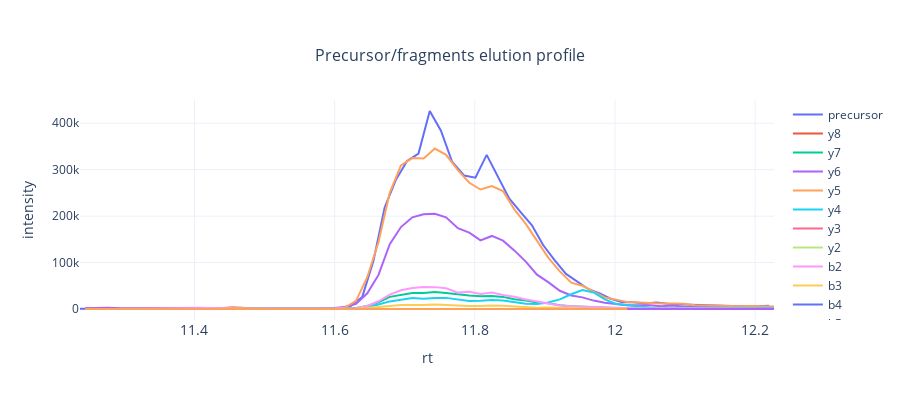

Notebook source saved alongside this figure:
### Code cell
plot_elution_profile(
    bruker_raw_data, 
    peptide_info,
    title='Precursor/fragments elution profile'
).show(config=utils.config)

### Figure 1 — Plotly figure (JSON) as saved in the notebook; plotly's stock layout.template omitted (floating-point values rounded to 4 significant figures)
{"data": [{"hovertemplate": "<b>%{text}:</b> %{x};<br><b>Intensity:</b> %{y}.", "mode": "lines", "name": "precursor", "text": ["RT, min", "RT, min", "RT, min", "RT, min", "RT, min", "RT, min", "RT, min", "RT, min", "RT, min", "RT, min", "RT, min", "RT, min", "RT, min", "RT, min", "RT, min", "RT, min", "RT, min", "RT, min", "RT, min", "RT, min", "RT, min", "RT, min", "RT, min", "RT, min", "RT, min", "RT, min", "RT, min", "RT, min", "RT, min", "RT, min", "RT, min", "RT, min", "RT, min", "RT, min", "RT, min", "RT, min", "RT, min", "RT, min", "RT, min", "RT, min", "RT, min", "RT, min", "RT, min", "RT, min", "RT, min", "RT, min", "RT, min", "RT, min", "RT, min", "RT, min", "RT, min", "RT, min", "RT, min", "RT, min", "RT, min", "RT, min", "RT, min", "RT, min", "RT, min", "RT, min", "RT, min", "RT, min"], "type": "scatter", "x": [11.24, 11.25, 11.27, 11.29, 11.3, 11.32, 11.33, 11.35, 11.37, 11.38, 11.4, 11.41, 11.43, 11.45, 11.46, 11.48, 11.49, 11.51, 11.53, 11.54, 11.56, 11.58, 11.59, 11.61, 11.62, 11.64, 11.66, 11.67, 11.69, 11.7, 11.72, 11.74, 11.75, 11.77, 11.78, 11.8, 11.82, 11.83, 11.85, 11.87, 11.88, 11.9, 11.91, 11.93, 11.95, 11.96, 11.98, 11.99, 12.01, 12.03, 12.04, 12.06, 12.08, 12.09, 12.11, 12.12, 12.14, 12.16, 12.17, 12.19, 12.2, 12.22], "y": [476, 839, 425, 485, 379, 760, 757, 1149, 760, 1132, 1468, 1227, 1340, 1351, 972, 1069, 732, 943, 625, 1323, 773, 1794, 1840, 1681, 6807, 25605, 103592, 218612, 278187, 318892, 334775, 426410, 383960, 316543, 287558, 282681, 331876, 284257, 237995, 209173, 180146, 137709, 105633, 75639, 58567, 42616, 33403, 21890, 14395, 14393, 11899, 14007, 11554, 11211, 9326, 8486, 7779, 6149, 5419, 5206, 6134, 6971]}, {"hovertemplate": "<b>%{text}:</b> %{x};<br><b>Intensity:</b> %{y}.", "mode": "lines", "name": "y8", "text": ["RT, min", "RT, min", "RT, min", "RT, min", "RT, min", "RT, min", "RT, min", "RT, min", "RT, min", "RT, min", "RT, min", "RT, min", "RT, min", "RT, min", "RT, min", "RT, min", "RT, min", "RT, min", "RT, min", "RT, min"], "type": "scatter", "x": [11.28, 11.29, 11.33, 11.55, 11.6, 11.66, 11.68, 11.71, 11.73, 11.76, 11.78, 11.79, 11.81, 11.82, 11.9, 12.05, 12.1, 12.11, 12.16, 12.23], "y": [70, 39, 44, 11, 51, 60, 10, 74, 74, 105, 63, 154, 53, 28, 63, 32, 28, 18, 10, 9]}, {"hovertemplate": "<b>%{text}:</b> %{x};<br><b>Intensity:</b> %{y}.", "mode": "lines", "name": "y7", "text": ["RT, min", "RT, min", "RT, min", "RT, min", "RT, min", "RT, min", "RT, min", "RT, min", "RT, min", "RT, min", "RT, min", "RT, min", "RT, min", "RT, min", "RT, min", "RT, min", "RT, min", "RT, min", "RT, min", "RT, min", "RT, min", "RT, min", "RT, min", "RT, min", "RT, min", "RT, min", "RT, min", "RT, min", "RT, min", "RT, min", "RT, min", "RT, min", "RT, min", "RT, min", "RT, min", "RT, min", "RT, min", "RT, min", "RT, min", "RT, min", "RT, min", "RT, min", "RT, min", "RT, min", "RT, min", "RT, min", "RT, min", "RT, min", "RT, min", "RT, min", "RT, min", "RT, min", "RT, min", "RT, min", "RT, min", "RT, min", "RT, min", "RT, min", "RT, min", "RT, min", "RT, min"], "type": "scatter", "x": [11.24, 11.26, 11.28, 11.29, 11.31, 11.34, 11.36, 11.37, 11.39, 11.41, 11.42, 11.44, 11.45, 11.47, 11.49, 11.5, 11.52, 11.53, 11.55, 11.57, 11.58, 11.6, 11.61, 11.63, 11.65, 11.66, 11.68, 11.69, 11.71, 11.73, 11.74, 11.76, 11.78, 11.79, 11.81, 11.82, 11.84, 11.86, 11.87, 11.89, 11.9, 11.92, 11.94, 11.95, 11.97, 11.99, 12.0, 12.02, 12.03, 12.05, 12.07, 12.08, 12.1, 12.11, 12.13, 12.15, 12.16, 12.18, 12.19, 12.21, 12.23], "y": [139, 49, 29, 50, 127, 354, 342, 410, 481, 479, 335, 224, 324, 242, 130, 223, 331, 621, 418, 289, 18, 138, 733, 2083, 6617, 14484, 26132, 30840, 34200, 34493, 36419, 34605, 31542, 29268, 27343, 27810, 26105, 21247, 18236, 14155, 12228, 7989, 6168, 4961, 3460, 3309, 2313, 2172, 1526, 1412, 1320, 1493, 1582, 1688, 1035, 1657, 1562, 1075, 1380, 700, 810]}, {"hovertemplate": "<b>%{text}:</b> %{x};<br><b>Intensity:</b> %{y}.", "mode": "lines", "name": "y6", "text": ["RT, min", "RT, min", "RT, min", "RT, min", "RT, min", "RT, min", "RT, min", "RT, min", "RT, min", "RT, min", "RT, min", "RT, min", "RT, min", "RT, min", "RT, min", "RT, min", "RT, min", "RT, min", "RT, min", "RT, min", "RT, min", "RT, min", "RT, min", "RT, min", "RT, min", "RT, min", "RT, min", "RT, min", "RT, min", "RT, min", "RT, min", "RT, min", "RT, min", "RT, min", "RT, min", "RT, min", "RT, min", "RT, min", "RT, min", "RT, min", "RT, min", "RT, min", "RT, min", "RT, min", "RT, min", "RT, min", "RT, min", "RT, min", "RT, min", "RT, min", "RT, min", "RT, min", "RT, min", "RT, min", "RT, min", "RT, min", "RT, min", "RT, min", "RT, min", "RT, min", "RT, min", "RT, min"], "type": "scatter", "x": [11.24, 11.26, 11.28, 11.29, 11.31, 11.33, 11.34, 11.36, 11.37, 11.39, 11.41, 11.42, 11.44, 11.45, 11.47, 11.49, 11.5, 11.52, 11.53, 11.55, 11.57, 11.58, 11.6, 11.61, 11.63, 11.65, 11.66, 11.68, 11.69, 11.71, 11.73, 11.74, 11.76, 11.78, 11.79, 11.81, 11.82, 11.84, 11.86, 11.87, 11.89, 11.9, 11.92, 11.94, 11.95, 11.97, 11.99, 12.0, 12.02, 12.03, 12.05, 12.07, 12.08, 12.1, 12.11, 12.13, 12.15, 12.16, 12.18, 12.19, 12.21, 12.23], "y": [257, 282, 293, 392, 212, 191, 568, 654, 1521, 920, 815, 463, 569, 589, 118, 301, 328, 1042, 1078, 1753, 1240, 1107, 2094, 4523, 11126, 33720, 73373, 139761, 176460, 197376, 204019, 204993, 197530, 174146, 164439, 147907, 157330, 147187, 126254, 102032, 73980, 57892, 39249, 29111, 25052, 18118, 13677, 11296, 8036, 7957, 7910, 6004, 7337, 4627, 4716, 4627, 4162, 3926, 3862, 4229, 3082, 2783]}, {"hovertemplate": "<b>%{text}:</b> %{x};<br><b>Intensity:</b> %{y}.", "mode": "lines", "name": "y5", "text": ["RT, min", "RT, min", "RT, min", "RT, min", "RT, min", "RT, min", "RT, min", "RT, min", "RT, min", "RT, min", "RT, min", "RT, min", "RT, min", "RT, min", "RT, min", "RT, min", "RT, min", "RT, min", "RT, min", "RT, min", "RT, min", "RT, min", "RT, min", "RT, min", "RT, min", "RT, min", "RT, min", "RT, min", "RT, min", "RT, min", "RT, min", "RT, min", "RT, min", "RT, min", "RT, min", "RT, min", "RT, min", "RT, min", "RT, min", "RT, min", "RT, min", "RT, min", "RT, min", "RT, min", "RT, min", "RT, min", "RT, min", "RT, min", "RT, min", "RT, min", "RT, min", "RT, min", "RT, min", "RT, min", "RT, min", "RT, min", "RT, min", "RT, min", "RT, min", "RT, min", "RT, min", "RT, min"], "type": "scatter", "x": [11.24, 11.26, 11.28, 11.29, 11.31, 11.33, 11.34, 11.36, 11.37, 11.39, 11.41, 11.42, 11.44, 11.45, 11.47, 11.49, 11.5, 11.52, 11.53, 11.55, 11.57, 11.58, 11.6, 11.61, 11.63, 11.65, 11.66, 11.68, 11.69, 11.71, 11.73, 11.74, 11.76, 11.78, 11.79, 11.81, 11.82, 11.84, 11.86, 11.87, 11.89, 11.9, 11.92, 11.94, 11.95, 11.97, 11.99, 12.0, 12.02, 12.03, 12.05, 12.07, 12.08, 12.1, 12.11, 12.13, 12.15, 12.16, 12.18, 12.19, 12.21, 12.23], "y": [566, 525, 1204, 592, 547, 513, 541, 471, 763, 496, 518, 1563, 1908, 4455, 2951, 1527, 1106, 812, 681, 466, 718, 935, 1301, 3068, 17602, 68409, 144353, 250297, 309322, 325070, 324276, 345495, 331952, 299136, 271850, 257362, 264784, 254076, 214562, 183433, 145946, 110684, 80918, 56883, 50062, 36842, 24778, 20213, 15307, 13867, 12561, 12088, 11975, 11112, 7854, 7078, 6276, 7017, 6026, 6376, 6229, 5302]}, {"hovertemplate": "<b>%{text}:</b> %{x};<br><b>Intensity:</b> %{y}.", "mode": "lines", "name": "y4", "text": ["RT, min", "RT, min", "RT, min", "RT, min", "RT, min", "RT, min", "RT, min", "RT, min", "RT, min", "RT, min", "RT, min", "RT, min", "RT, min", "RT, min", "RT, min", "RT, min", "RT, min", "RT, min", "RT, min", "RT, min", "RT, min", "RT, min", "RT, min", "RT, min", "RT, min", "RT, min", "RT, min", "RT, min", "RT, min", "RT, min", "RT, min", "RT, min", "RT, min", "RT, min", "RT, min", "RT, min", "RT, min", "RT, min", "RT, min", "RT, min", "RT, min", "RT, min", "RT, min", "RT, min", "RT, min", "RT, min", "RT, min", "RT, min", "RT, min", "RT, min", "RT, min", "RT, min", "RT, min", "RT, min", "RT, min", "RT, min", "RT, min", "RT, min", "RT, min", "RT, min", "RT, min", "RT, min"], "type": "scatter", "x": [11.24, 11.26, 11.28, 11.29, 11.31, 11.33, 11.34, 11.36, 11.37, 11.39, 11.41, 11.42, 11.44, 11.45, 11.47, 11.49, 11.5, 11.52, 11.53, 11.55, 11.57, 11.58, 11.6, 11.61, 11.63, 11.65, 11.66, 11.68, 11.69, 11.71, 11.73, 11.74, 11.76, 11.78, 11.79, 11.81, 11.82, 11.84, 11.86, 11.87, 11.89, 11.9, 11.92, 11.94, 11.95, 11.97, 11.99, 12.0, 12.02, 12.03, 12.05, 12.07, 12.08, 12.1, 12.11, 12.13, 12.15, 12.16, 12.18, 12.19, 12.21, 12.23], "y": [505, 688, 814, 946, 228, 396, 166, 135, 250, 129, 268, 313, 395, 443, 584, 652, 905, 501, 329, 256, 62, 50, 95, 207, 855, 4659, 9580, 16362, 20490, 23469, 22172, 23952, 23952, 20682, 17468, 17886, 19625, 18262, 14843, 11492, 10618, 14220, 20672, 31740, 40793, 35715, 20532, 10995, 8150, 4862, 3112, 2642, 2555, 1983, 1618, 1226, 1267, 1427, 1297, 1767, 1527, 2300]}, {"hovertemplate": "<b>%{text}:</b> %{x};<br><b>Intensity:</b> %{y}.", "mode": "lines", "name": "y3", "text": ["RT, min", "RT, min", "RT, min", "RT, min", "RT, min", "RT, min", "RT, min", "RT, min", "RT, min", "RT, min", "RT, min", "RT, min", "RT, min", "RT, min", "RT, min", "RT, min", "RT, min", "RT, min", "RT, min", "RT, min", "RT, min", "RT, min", "RT, min", "RT, min", "RT, min", "RT, min", "RT, min", "RT, min", "RT, min", "RT, min", "RT, min", "RT, min", "RT, min", "RT, min", "RT, min", "RT, min", "RT, min", "RT, min", "RT, min", "RT, min", "RT, min", "RT, min", "RT, min", "RT, min", "RT, min", "RT, min", "RT, min", "RT, min", "RT, min"], "type": "scatter", "x": [11.24, 11.26, 11.28, 11.29, 11.33, 11.36, 11.39, 11.41, 11.44, 11.49, 11.5, 11.52, 11.53, 11.6, 11.63, 11.65, 11.66, 11.68, 11.69, 11.71, 11.73, 11.74, 11.76, 11.78, 11.79, 11.81, 11.82, 11.84, 11.89, 11.9, 11.92, 11.94, 11.95, 11.97, 11.99, 12.0, 12.02, 12.03, 12.05, 12.08, 12.1, 12.11, 12.13, 12.15, 12.16, 12.18, 12.19, 12.21, 12.23], "y": [183, 121, 268, 122, 46, 193, 123, 46, 142, 53, 126, 74, 85, 19, 18, 73, 197, 20, 50, 119, 9, 194, 123, 253, 43, 63, 34, 174, 61, 109, 60, 39, 115, 93, 86, 209, 145, 135, 51, 55, 131, 39, 47, 321, 113, 390, 95, 281, 173]}, {"hovertemplate": "<b>%{text}:</b> %{x};<br><b>Intensity:</b> %{y}.", "mode": "lines", "name": "y2", "text": ["RT, min", "RT, min", "RT, min", "RT, min", "RT, min", "RT, min", "RT, min", "RT, min", "RT, min", "RT, min", "RT, min", "RT, min", "RT, min", "RT, min", "RT, min", "RT, min", "RT, min", "RT, min", "RT, min", "RT, min", "RT, min", "RT, min", "RT, min", "RT, min", "RT, min", "RT, min", "RT, min", "RT, min", "RT, min", "RT, min"], "type": "scatter", "x": [11.24, 11.26, 11.28, 11.31, 11.33, 11.36, 11.37, 11.45, 11.49, 11.5, 11.55, 11.6, 11.61, 11.74, 11.79, 11.86, 11.94, 11.99, 12.03, 12.05, 12.07, 12.1, 12.11, 12.13, 12.15, 12.16, 12.18, 12.19, 12.21, 12.23], "y": [96, 93, 158, 210, 144, 63, 86, 124, 94, 38, 94, 52, 44, 87, 57, 51, 137, 148, 82, 89, 102, 28, 102, 161, 345, 104, 45, 142, 41, 68]}, {"hovertemplate": "<b>%{text}:</b> %{x};<br><b>Intensity:</b> %{y}.", "mode": "lines", "name": "b2", "text": ["RT, min", "RT, min", "RT, min", "RT, min", "RT, min", "RT, min", "RT, min", "RT, min", "RT, min", "RT, min", "RT, min", "RT, min", "RT, min", "RT, min", "RT, min", "RT, min", "RT, min", "RT, min", "RT, min", "RT, min", "RT, min", "RT, min", "RT, min", "RT, min", "RT, min", "RT, min", "RT, min", "RT, min", "RT, min", "RT, min", "RT, min", "RT, min", "RT, min", "RT, min", "RT, min", "RT, min", "RT, min", "RT, min", "RT, min", "RT, min", "RT, min", "RT, min", "RT, min", "RT, min", "RT, min", "RT, min", "RT, min", "RT, min", "RT, min", "RT, min", "RT, min", "RT, min", "RT, min", "RT, min", "RT, min", "RT, min", "RT, min", "RT, min", "RT, min", "RT, min", "RT, min", "RT, min"], "type": "scatter", "x": [11.24, 11.26, 11.28, 11.29, 11.31, 11.33, 11.34, 11.36, 11.37, 11.39, 11.41, 11.42, 11.44, 11.45, 11.47, 11.49, 11.5, 11.52, 11.53, 11.55, 11.57, 11.58, 11.6, 11.61, 11.63, 11.65, 11.66, 11.68, 11.69, 11.71, 11.73, 11.74, 11.76, 11.78, 11.79, 11.81, 11.82, 11.84, 11.86, 11.87, 11.89, 11.9, 11.92, 11.94, 11.95, 11.97, 11.99, 12.0, 12.02, 12.03, 12.05, 12.07, 12.08, 12.1, 12.11, 12.13, 12.15, 12.16, 12.18, 12.19, 12.21, 12.23], "y": [686, 538, 887, 492, 334, 747, 1025, 1440, 2201, 2823, 2870, 2175, 1192, 1246, 439, 420, 622, 398, 326, 318, 613, 205, 328, 391, 1530, 6537, 16644, 30845, 40272, 45178, 47566, 47106, 44529, 35283, 37345, 32579, 35279, 30240, 26426, 20394, 16067, 11638, 7574, 5824, 5559, 4273, 3145, 2407, 1702, 1589, 1298, 1447, 1308, 711, 1089, 990, 706, 459, 1141, 713, 668, 641]}, {"hovertemplate": "<b>%{text}:</b> %{x};<br><b>Intensity:</b> %{y}.", "mode": "lines", "name": "b3", "text": ["RT, min", "RT, min", "RT, min", "RT, min", "RT, min", "RT, min", "RT, min", "RT, min", "RT, min", "RT, min", "RT, min", "RT, min", "RT, min", "RT, min", "RT, min", "RT, min", "RT, min", "RT, min", "RT, min", "RT, min", "RT, min", "RT, min", "RT, min", "RT, min", "RT, min", "RT, min", "RT, min", "RT, min", "RT, min", "RT, min", "RT, min", "RT, min", "RT, min", "RT, min", "RT, min", "RT, min", "RT, min", "RT, min", "RT, min", "RT, min", "RT, min", "RT, min", "RT, min", "RT, min", "RT, min", "RT, min", "RT, min", "RT, min", "RT, min", "RT, min", "RT, min", "RT, min", "RT, min", "RT, min", "RT, min", "RT, min"], "type": "scatter", "x": [11.26, 11.29, 11.31, 11.33, 11.34, 11.36, 11.37, 11.39, 11.41, 11.42, 11.44, 11.45, 11.47, 11.49, 11.5, 11.52, 11.58, 11.61, 11.63, 11.65, 11.66, 11.68, 11.69, 11.71, 11.73, 11.74, 11.76, 11.78, 11.79, 11.81, 11.82, 11.84, 11.86, 11.87, 11.89, 11.9, 11.92, 11.94, 11.95, 11.97, 11.99, 12.0, 12.02, 12.03, 12.05, 12.07, 12.08, 12.1, 12.11, 12.13, 12.15, 12.16, 12.18, 12.19, 12.21, 12.23], "y": [48, 236, 236, 175, 391, 104, 402, 367, 505, 401, 179, 140, 44, 44, 151, 157, 59, 35, 388, 1957, 3414, 6204, 8576, 8034, 8757, 9483, 8309, 6646, 6479, 6465, 7495, 6850, 5056, 3646, 2952, 3111, 2319, 980, 1033, 702, 705, 580, 445, 384, 307, 567, 92, 171, 228, 151, 156, 121, 179, 46, 150, 103]}, {"hovertemplate": "<b>%{text}:</b> %{x};<br><b>Intensity:</b> %{y}.", "mode": "lines", "name": "b4", "text": ["RT, min", "RT, min", "RT, min", "RT, min", "RT, min", "RT, min", "RT, min", "RT, min", "RT, min", "RT, min", "RT, min", "RT, min", "RT, min", "RT, min", "RT, min", "RT, min", "RT, min", "RT, min", "RT, min", "RT, min", "RT, min", "RT, min", "RT, min", "RT, min", "RT, min", "RT, min", "RT, min", "RT, min", "RT, min", "RT, min", "RT, min", "RT, min", "RT, min", "RT, min", "RT, min", "RT, min", "RT, min", "RT, min", "RT, min", "RT, min"], "type": "scatter", "x": [11.24, 11.31, 11.34, 11.36, 11.37, 11.42, 11.44, 11.45, 11.53, 11.58, 11.63, 11.65, 11.66, 11.68, 11.69, 11.71, 11.73, 11.74, 11.76, 11.78, 11.79, 11.81, 11.82, 11.84, 11.86, 11.87, 11.89, 11.9, 11.92, 11.94, 11.95, 11.97, 12.0, 12.02, 12.05, 12.07, 12.08, 12.1, 12.11, 12.13], "y": [62, 90, 90, 26, 53, 26, 35, 50, 30, 10, 49, 96, 226, 688, 412, 571, 728, 346, 752, 450, 298, 370, 319, 643, 336, 252, 215, 121, 102, 252, 110, 22, 76, 26, 39, 82, 9, 62, 9, 71]}, {"hovertemplate": "<b>%{text}:</b> %{x};<br><b>Intensity:</b> %{y}.", "mode": "lines", "name": "b5", "text": ["RT, min", "RT, min", "RT, min", "RT, min", "RT, min", "RT, min", "RT, min", "RT, min", "RT, min", "RT, min", "RT, min", "RT, min", "RT, min", "RT, min", "RT, min", "RT, min", "RT, min", "RT, min", "RT, min", "RT, min", "RT, min", "RT, min", "RT, min", "RT, min", "RT, min", "RT, min", "RT, min", "RT, min", "RT, min", "RT, min", "RT, min", "RT, min", "RT, min", "RT, min", "RT, min", "RT, min", "RT, min", "RT, min", "RT, min", "RT, min", "RT, min", "RT, min", "RT, min", "RT, min", "RT, min", "RT, min", "RT, min", "RT, min", "RT, min", "RT, min", "RT, min", "RT, min", "RT, min", "RT, min"], "type": "scatter", "x": [11.24, 11.26, 11.28, 11.29, 11.31, 11.33, 11.34, 11.36, 11.39, 11.41, 11.42, 11.44, 11.45, 11.47, 11.49, 11.52, 11.53, 11.55, 11.57, 11.6, 11.61, 11.63, 11.65, 11.66, 11.69, 11.74, 11.76, 11.78, 11.79, 11.81, 11.82, 11.84, 11.86, 11.87, 11.89, 11.9, 11.92, 11.94, 11.95, 11.97, 11.99, 12.02, 12.03, 12.05, 12.07, 12.08, 12.1, 12.11, 12.13, 12.15, 12.16, 12.18, 12.21, 12.23], "y": [239, 275, 221, 150, 161, 481, 275, 82, 185, 133, 35, 43, 165, 256, 71, 40, 54, 240, 12, 26, 120, 127, 34, 247, 169, 40, 90, 28, 21, 38, 120, 94, 175, 21, 44, 137, 9, 23, 172, 125, 323, 108, 130, 56, 42, 226, 227, 173, 267, 58, 52, 83, 203, 80]}, {"hovertemplate": "<b>%{text}:</b> %{x};<br><b>Intensity:</b> %{y}.", "mode": "lines", "name": "b6", "text": ["RT, min", "RT, min", "RT, min", "RT, min", "RT, min", "RT, min", "RT, min", "RT, min", "RT, min", "RT, min", "RT, min", "RT, min", "RT, min", "RT, min", "RT, min", "RT, min", "RT, min", "RT, min", "RT, min", "RT, min", "RT, min", "RT, min", "RT, min", "RT, min", "RT, min", "RT, min", "RT, min", "RT, min", "RT, min", "RT, min", "RT, min", "RT, min", "RT, min", "RT, min", "RT, min", "RT, min", "RT, min", "RT, min", "RT, min", "RT, min", "RT, min"], "type": "scatter", "x": [11.24, 11.26, 11.28, 11.29, 11.31, 11.33, 11.36, 11.37, 11.39, 11.41, 11.47, 11.52, 11.53, 11.55, 11.57, 11.63, 11.66, 11.71, 11.74, 11.79, 11.81, 11.84, 11.86, 11.87, 11.9, 11.92, 11.94, 11.95, 11.97, 11.99, 12.0, 12.02, 12.05, 12.08, 12.1, 12.11, 12.13, 12.15, 12.16, 12.18, 12.19], "y": [48, 68, 47, 128, 67, 22, 63, 33, 40, 224, 48, 30, 21, 9, 20, 9, 55, 27, 76, 78, 85, 79, 72, 261, 120, 65, 36, 111, 58, 95, 56, 114, 187, 200, 105, 206, 189, 86, 73, 61, 9]}, {"hovertemplate": "<b>%{text}:</b> %{x};<br><b>Intensity:</b> %{y}.", "mode": "lines", "name": "b7", "text": ["RT, min", "RT, min", "RT, min", "RT, min", "RT, min", "RT, min", "RT, min", "RT, min", "RT, min", "RT, min", "RT, min", "RT, min", "RT, min", "RT, min", "RT, min", "RT, min", "RT, min", "RT, min", "RT, min", "RT, min", "RT, min", "RT, min", "RT, min", "RT, min", "RT, min", "RT, min", "RT, min", "RT, min", "RT, min", "RT, min", "RT, min", "RT, min", "RT, min", "RT, min", "RT, min", "RT, min", "RT, min", "RT, min", "RT, min", "RT, min", "RT, min", "RT, min", "RT, min", "RT, min", "RT, min", "RT, min", "RT, min", "RT, min", "RT, min", "RT, min", "RT, min", "RT, min", "RT, min", "RT, min", "RT, min"], "type": "scatter", "x": [11.24, 11.26, 11.28, 11.29, 11.31, 11.33, 11.34, 11.36, 11.37, 11.39, 11.41, 11.42, 11.44, 11.45, 11.47, 11.49, 11.5, 11.53, 11.57, 11.58, 11.6, 11.61, 11.63, 11.65, 11.66, 11.68, 11.69, 11.71, 11.73, 11.74, 11.76, 11.78, 11.79, 11.81, 11.82, 11.84, 11.86, 11.87, 11.89, 11.9, 11.92, 11.94, 11.95, 11.97, 11.99, 12.0, 12.02, 12.05, 12.08, 12.11, 12.16, 12.18, 12.19, 12.21, 12.23], "y": [1682, 2459, 2790, 1504, 1142, 519, 351, 472, 104, 230, 106, 19, 62, 65, 195, 96, 89, 24, 151, 536, 145, 247, 33, 127, 263, 257, 342, 777, 427, 617, 572, 433, 318, 307, 367, 371, 329, 196, 67, 19, 142, 141, 140, 174, 184, 77, 77, 24, 63, 68, 133, 53, 161, 21, 115]}, {"hovertemplate": "<b>%{text}:</b> %{x};<br><b>Intensity:</b> %{y}.", "mode": "lines", "name": "b8", "text": ["RT, min", "RT, min", "RT, min", "RT, min", "RT, min", "RT, min", "RT, min", "RT, min", "RT, min", "RT, min", "RT, min", "RT, min", "RT, min", "RT, min", "RT, min"], "type": "scatter", "x": [11.24, 11.34, 11.37, 11.45, 11.52, 11.65, 11.68, 11.71, 11.73, 11.76, 11.78, 11.81, 11.82, 11.86, 12.02], "y": [39, 39, 27, 23, 53, 9, 30, 112, 126, 38, 9, 19, 39, 43, 11]}], "layout": {"height": 400, "hovermode": "x unified", "showlegend": true, "title": {"font": {"size": 16}, "text": "Precursor/fragments elution profile", "x": 0.5, "xanchor": "center", "yanchor": "top"}, "width": 900, "xaxis": {"tickfont": {"size": 14}, "tickmode": "auto", "title": {"font": {"size": 14}, "text": "rt"}}, "yaxis": {"title": {"text": "intensity"}}}}
